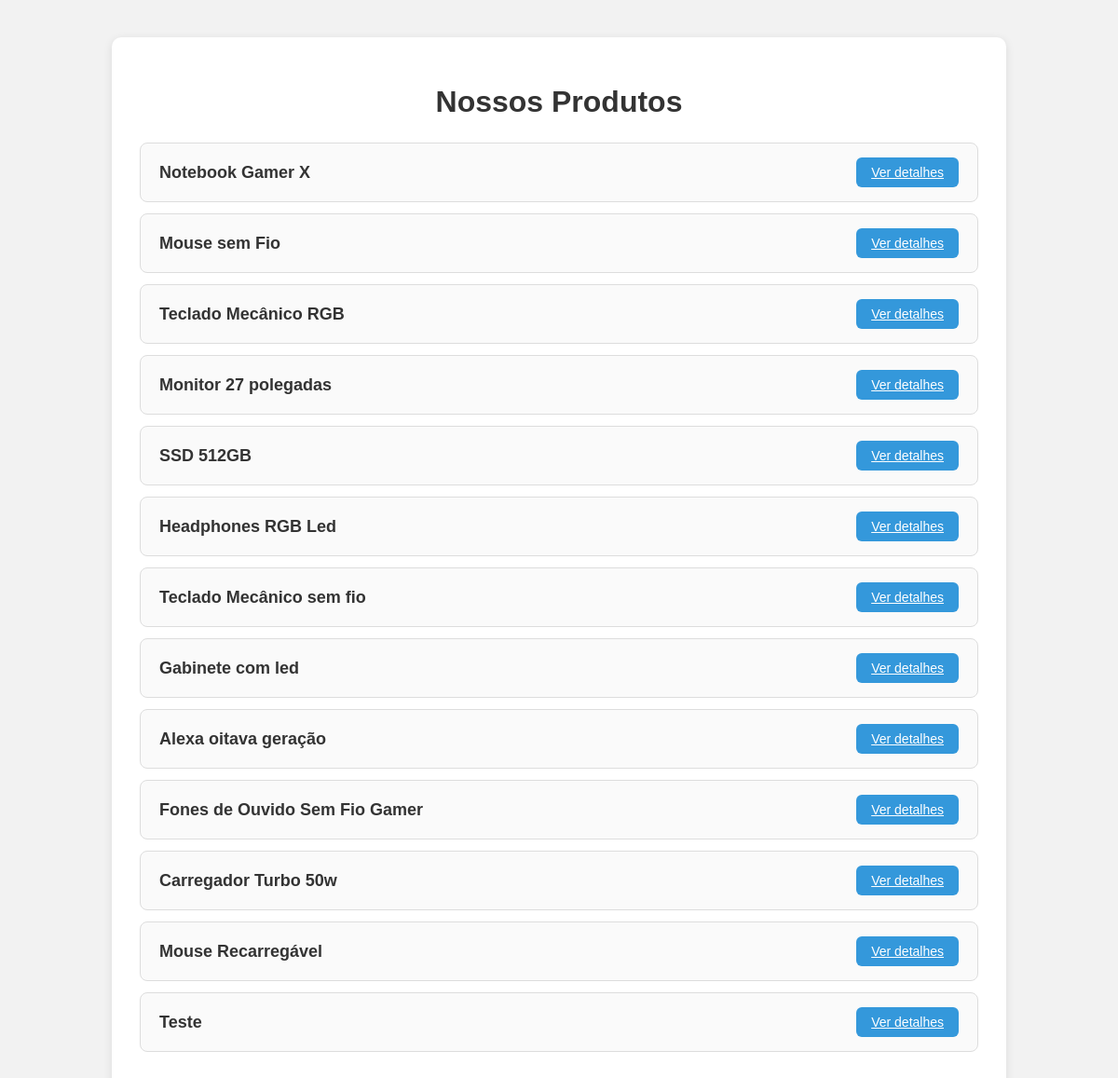
/produtos, run on the app's committed database.
### tables this page shows
CREATE TABLE produtos (
            id INTEGER PRIMARY KEY AUTOINCREMENT,
            nome TEXT NOT NULL,
            preco REAL NOT NULL
        );

### app.py (the view)
@app.route('/produtos')
def listar_produtos():
    return ProdutoController.listar_produtos()

### controllers/produto_controller.py (called while the page is built)
    @staticmethod
    def listar_produtos():
        produtos = ProdutoModel.listar_todos()
        return render_template("produtos.html", produtos=produtos)

### models/db.py (called while the page is built)
def get_connection():
    conn = sqlite3.connect(DATABASE)
    conn.row_factory = sqlite3.Row
    return conn

### models/produto_model.py (called while the page is built)
    @staticmethod
    def listar_todos():
        conn = get_connection()
        cur = conn.cursor()
        res = cur.execute("SELECT * FROM produtos").fetchall()
        conn.close()
        return res

### templates/produtos.html (shortened to what this page needs)
<!DOCTYPE html>
<html lang="pt-BR">
<head>
    <link rel="stylesheet" href="{{ url_for('static', filename='css/style.css') }}">
</head>
<body>
<div class="container">
    <h1>Nossos Produtos</h1>
    <ul class="product-list">
        {% for produto in produtos %}
        <li class="product-item">
            <span class="product-name">{{ produto["nome"] }}</span>
            <a class="btn btn-view" href="{{ url_for('detalhe_produto', produto_id=produto['id']) }}">Ver detalhes</a>
        </li>
        {% endfor %}
    </ul>
</div>
</body>
</html>

### static/css/style.css (style rules this page uses)
body { margin: 0; font-family: Arial, Helvetica, sans-serif; background: #f2f2f2; color: #333; }
.container { max-width: 900px; margin: 40px auto; background: #fff; padding: 30px; border-radius: 10px; box-shadow: 0 2px 10px rgba(0,0,0,0.1); }
h1, h2 { text-align: center; margin-bottom: 25px; }
.product-list { list-style: none; padding: 0; }
.product-item { background: #fafafa; margin-bottom: 12px; padding: 15px 20px; border-radius: 8px; display: flex; justify-content: space-between; align-items: center; border: 1px solid #ddd; }
.product-name { font-size: 18px; font-weight: bold; }
.actions button, .btn { padding: 8px 16px; border: none; cursor: pointer; border-radius: 6px; font-size: 14px; }
.btn-view { background: #3498db; color: #fff; }

### data on the page
produtos: nome "Notebook Gamer X"
produtos: nome "Mouse sem Fio"
produtos: nome "Teclado Mecânico RGB"
produtos: nome "Monitor 27 polegadas"
produtos: nome "SSD 512GB"
produtos: nome "Headphones RGB Led"
produtos: nome "Teclado Mecânico sem fio"
produtos: nome "Gabinete com led"
produtos: nome "Alexa oitava geração"
produtos: nome "Fones de Ouvido Sem Fio Gamer"
produtos: nome "Carregador Turbo 50w"
produtos: nome "Mouse Recarregável"
produtos: nome "Teste"
